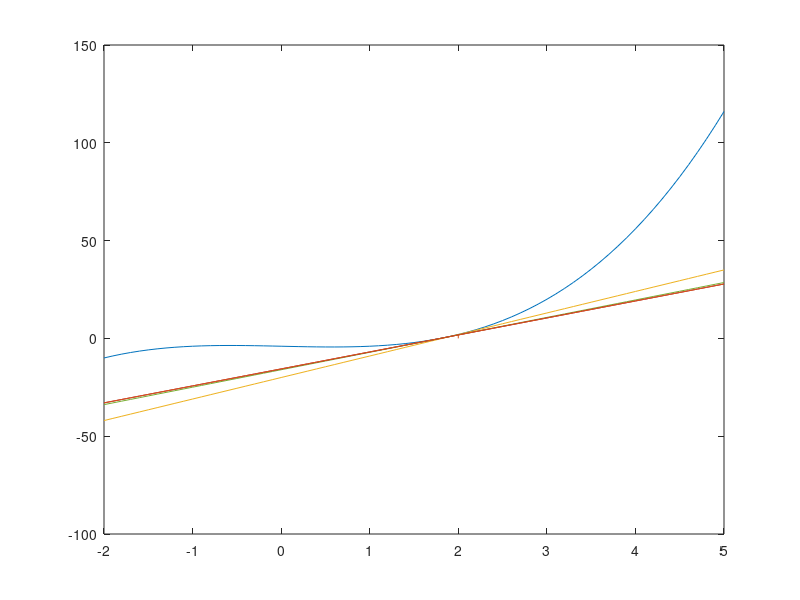

This chart was generated by the following MATLAB code:
clear all;
close all;
1;

function tabla_resultados = newton_raphson_f(semilla,cantidad_interaciones)
  tabla = [];
  x_ant = semilla;
  for n=1:cantidad_interaciones
    #Calcula termino n+1
    x_sig = x_ant - (f(x_ant)/f_diff(x_ant));
    
    #Calcula error absoluto y relativo
    E = abs(x_sig - x_ant);
    Er = E/abs(x_sig);
    
    #Guarda datos en la tabla
    tabla(n,:) = [n-1 x_ant x_sig E Er 0];
    
    #Calcula orden de convergencia
    if n >=3
      tabla(n,6) = (log(tabla(n,4))-log(tabla(n-1,4)) )./( log(tabla(n-1,4))-log(tabla(n-2,4)) );
    endif
    
    x_ant = x_sig;
  endfor
  tabla_resultados = tabla;
endfunction

function res = graficar_rectas_tangentes(datos,rango,intervalo)
  hold on;
  for i=1:rango
    #Define datos para graficar recta tangente
    x = datos(i,2);
    m = f_diff(x);
    b = (-1)*m*x + f(x);
    
    #Grafica recta tangente y vertical en interseccion de abscisa y tangente
    plot([x x],[f(x) 0]);
    plot(intervalo,m*intervalo + b');
  endfor
  hold off;
endfunction

function x_sig = f(x_ant)
  x_sig = (x_ant.^3) - x_ant - 4;
endfunction

function x_sig = f_diff(x_ant)
  x_sig = 3*(x_ant.^2) - 1;
endfunction

#Valores iniciales
cantidad_de_iteraciones = 4;
semilla = 2;

#Grafica la funcion f(x)
x = -2:0.1:5;
plot(x,f(x));

tabla_resultados = newton_raphson_f(semilla, cantidad_de_iteraciones);
graficar_rectas_tangentes(tabla_resultados,cantidad_de_iteraciones,x);

#Muestra tabla con resultados
disp('------------------------------------------------------------');
disp('     iter    |   x   |  f(x)   |    E    |    Er   |    p');
disp('------------------------------------------------------------');
disp(tabla_resultados);
disp('------------------------------------------------------------');
disp('Fin del Programa.');
